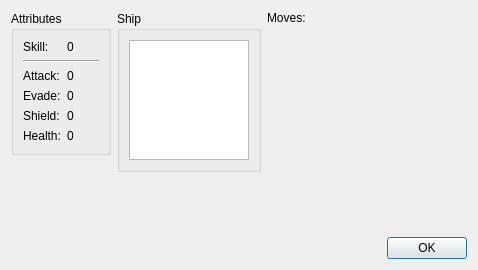
<?xml version="1.0" encoding="UTF-8"?>
<ui version="4.0">
 <class>pilotCardDialog</class>
 <widget class="QDialog" name="pilotCardDialog">
  <property name="geometry">
   <rect>
    <x>0</x>
    <y>0</y>
    <width>456</width>
    <height>265</height>
   </rect>
  </property>
  <property name="minimumSize">
   <size>
    <width>0</width>
    <height>0</height>
   </size>
  </property>
  <property name="windowTitle">
   <string>Dialog</string>
  </property>
  <layout class="QGridLayout" name="gridLayout">
   <item row="0" column="0">
    <layout class="QVBoxLayout" name="verticalLayout">
     <item>
      <widget class="QGroupBox" name="groupBox_2">
       <property name="sizePolicy">
        <sizepolicy hsizetype="Fixed" vsizetype="Fixed">
         <horstretch>0</horstretch>
         <verstretch>0</verstretch>
        </sizepolicy>
       </property>
       <property name="minimumSize">
        <size>
         <width>100</width>
         <height>100</height>
        </size>
       </property>
       <property name="title">
        <string>Attributes</string>
       </property>
       <layout class="QFormLayout" name="formLayout">
        <item row="0" column="0">
         <widget class="QLabel" name="label_3">
          <property name="text">
           <string>Skill:</string>
          </property>
         </widget>
        </item>
        <item row="0" column="1">
         <widget class="QLabel" name="skillLabel">
          <property name="text">
           <string>0</string>
          </property>
         </widget>
        </item>
        <item row="2" column="0" colspan="2">
         <widget class="Line" name="line">
          <property name="orientation">
           <enum>Qt::Horizontal</enum>
          </property>
         </widget>
        </item>
        <item row="5" column="0">
         <widget class="QLabel" name="label_2">
          <property name="text">
           <string>Attack:</string>
          </property>
         </widget>
        </item>
        <item row="7" column="0">
         <widget class="QLabel" name="label_4">
          <property name="text">
           <string>Evade:</string>
          </property>
         </widget>
        </item>
        <item row="9" column="0">
         <widget class="QLabel" name="label_5">
          <property name="text">
           <string>Shield:</string>
          </property>
         </widget>
        </item>
        <item row="11" column="0">
         <widget class="QLabel" name="label_6">
          <property name="text">
           <string>Health:</string>
          </property>
         </widget>
        </item>
        <item row="7" column="1">
         <widget class="QLabel" name="evadeLabel">
          <property name="text">
           <string>0</string>
          </property>
         </widget>
        </item>
        <item row="9" column="1">
         <widget class="QLabel" name="shieldLabel">
          <property name="text">
           <string>0</string>
          </property>
         </widget>
        </item>
        <item row="11" column="1">
         <widget class="QLabel" name="healthLabel">
          <property name="text">
           <string>0</string>
          </property>
         </widget>
        </item>
        <item row="5" column="1">
         <widget class="QLabel" name="attackLabel">
          <property name="text">
           <string>0</string>
          </property>
         </widget>
        </item>
       </layout>
      </widget>
     </item>
     <item>
      <spacer name="verticalSpacer_2">
       <property name="orientation">
        <enum>Qt::Vertical</enum>
       </property>
       <property name="sizeHint" stdset="0">
        <size>
         <width>20</width>
         <height>40</height>
        </size>
       </property>
      </spacer>
     </item>
    </layout>
   </item>
   <item row="0" column="1">
    <layout class="QVBoxLayout" name="verticalLayout_3">
     <item>
      <widget class="QGroupBox" name="groupBox">
       <property name="sizePolicy">
        <sizepolicy hsizetype="Fixed" vsizetype="Fixed">
         <horstretch>0</horstretch>
         <verstretch>0</verstretch>
        </sizepolicy>
       </property>
       <property name="minimumSize">
        <size>
         <width>0</width>
         <height>0</height>
        </size>
       </property>
       <property name="title">
        <string>Ship</string>
       </property>
       <layout class="QGridLayout" name="gridLayout_2">
        <item row="0" column="0" rowspan="2" colspan="2">
         <widget class="QGraphicsView" name="graphicsView">
          <property name="minimumSize">
           <size>
            <width>120</width>
            <height>120</height>
           </size>
          </property>
          <property name="maximumSize">
           <size>
            <width>120</width>
            <height>120</height>
           </size>
          </property>
         </widget>
        </item>
       </layout>
      </widget>
     </item>
     <item>
      <spacer name="verticalSpacer">
       <property name="orientation">
        <enum>Qt::Vertical</enum>
       </property>
       <property name="sizeHint" stdset="0">
        <size>
         <width>20</width>
         <height>40</height>
        </size>
       </property>
      </spacer>
     </item>
    </layout>
   </item>
   <item row="0" column="2">
    <layout class="QVBoxLayout" name="verticalLayout_2">
     <item>
      <widget class="QLabel" name="label">
       <property name="sizePolicy">
        <sizepolicy hsizetype="Preferred" vsizetype="Fixed">
         <horstretch>0</horstretch>
         <verstretch>0</verstretch>
        </sizepolicy>
       </property>
       <property name="text">
        <string>Moves:</string>
       </property>
      </widget>
     </item>
     <item>
      <widget class="QWidget" name="widget" native="true">
       <property name="minimumSize">
        <size>
         <width>200</width>
         <height>200</height>
        </size>
       </property>
       <zorder>buttonBox</zorder>
      </widget>
     </item>
    </layout>
   </item>
   <item row="1" column="0" colspan="3">
    <widget class="QDialogButtonBox" name="buttonBox">
     <property name="orientation">
      <enum>Qt::Horizontal</enum>
     </property>
     <property name="standardButtons">
      <set>QDialogButtonBox::Ok</set>
     </property>
    </widget>
   </item>
  </layout>
 </widget>
 <resources/>
 <connections>
  <connection>
   <sender>buttonBox</sender>
   <signal>accepted()</signal>
   <receiver>pilotCardDialog</receiver>
   <slot>accept()</slot>
   <hints>
    <hint type="sourcelabel">
     <x>248</x>
     <y>254</y>
    </hint>
    <hint type="destinationlabel">
     <x>157</x>
     <y>274</y>
    </hint>
   </hints>
  </connection>
  <connection>
   <sender>buttonBox</sender>
   <signal>rejected()</signal>
   <receiver>pilotCardDialog</receiver>
   <slot>reject()</slot>
   <hints>
    <hint type="sourcelabel">
     <x>316</x>
     <y>260</y>
    </hint>
    <hint type="destinationlabel">
     <x>286</x>
     <y>274</y>
    </hint>
   </hints>
  </connection>
 </connections>
</ui>
